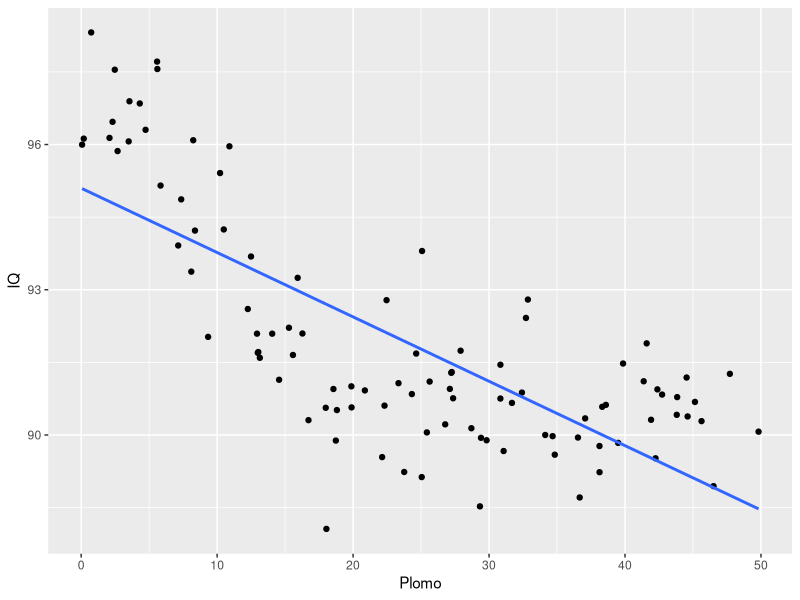
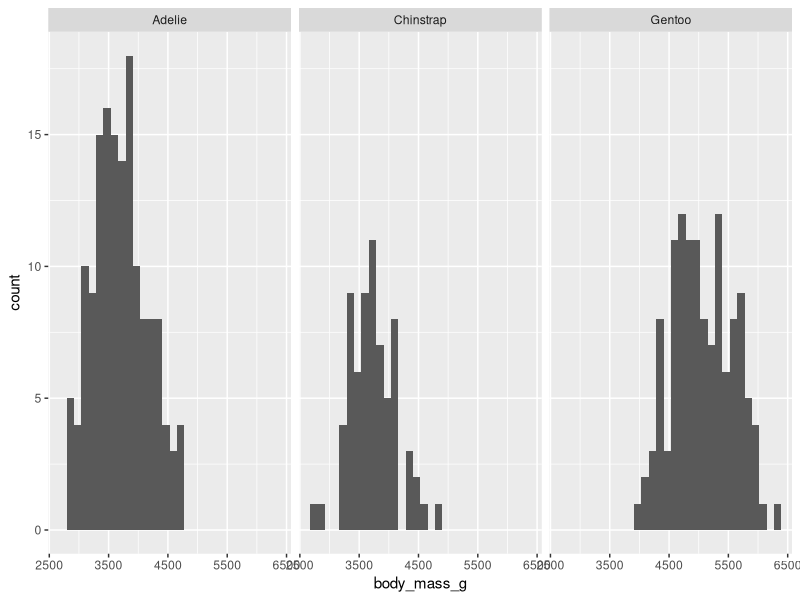

Reproduce these figures in R, in order.
## ---- chunk 1
library(readxl)
library(ggplot2)
library(carData)
library(palmerpenguins)
plomo <- read.csv("plomo.csv")
## ---- chunk 2
ggplot(plomo, aes(Plomo, IQ)) + geom_point() + geom_smooth(method = "lm", se = FALSE)
## ---- chunk 3
#El primer argumento que se imprime es el intercepto
# y el segundo es la pendiente
lm(IQ~Plomo, data = plomo)
## ---- chunk 4
ggplot(penguins, aes(body_mass_g)) + geom_histogram() + facet_wrap(vars(species))
## ---- chunk 5
lm(body_mass_g ~ species, data = penguins)
# Podemos notar que nos falta una variable categórica, esto se resuelve agregando un 0
lm(body_mass_g ~ species + 0, data = penguins)
